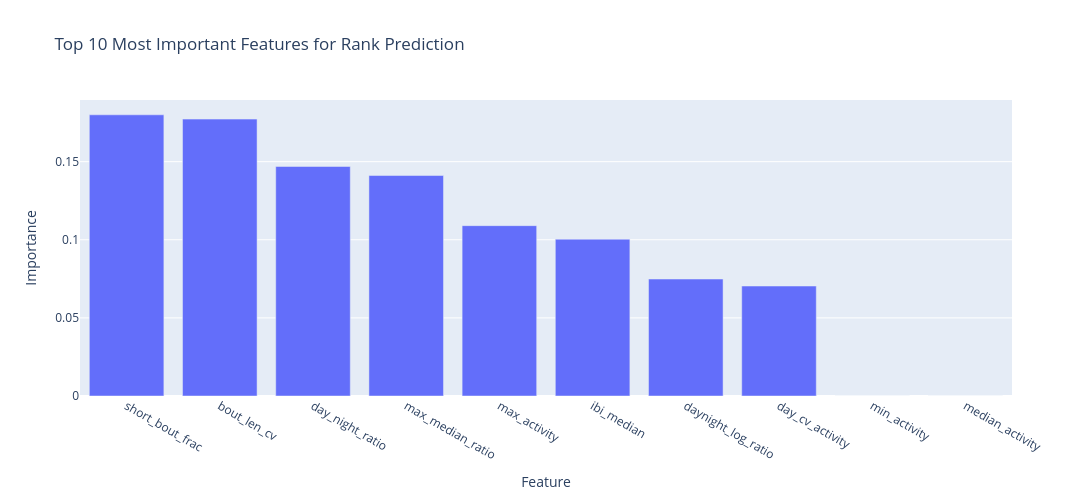

Notebook source saved alongside this figure:
### Code cell
output_path = "./test_results_2026/feature_importance_gb.html"
gb, gb_mae, all_features, fig_gb = train_gb(all_features, feature_cols, X_scaled, output_path=output_path)

### Figure 1 — Plotly figure (JSON) as saved in the notebook; plotly's stock layout.template omitted (floating-point values rounded to 4 significant figures)
{"data": [{"type": "bar", "x": ["short_bout_frac", "bout_len_cv", "day_night_ratio", "max_median_ratio", "max_activity", "ibi_median", "daynight_log_ratio", "day_cv_activity", "min_activity", "median_activity"], "y": [0.18, 0.1772, 0.1469, 0.1411, 0.109, 0.1004, 0.07488, 0.0704, 0.0, 0.0]}], "layout": {"height": 500, "title": {"text": "Top 10 Most Important Features for Rank Prediction"}, "width": 1200, "xaxis": {"title": {"text": "Feature"}}, "yaxis": {"title": {"text": "Importance"}}}}
